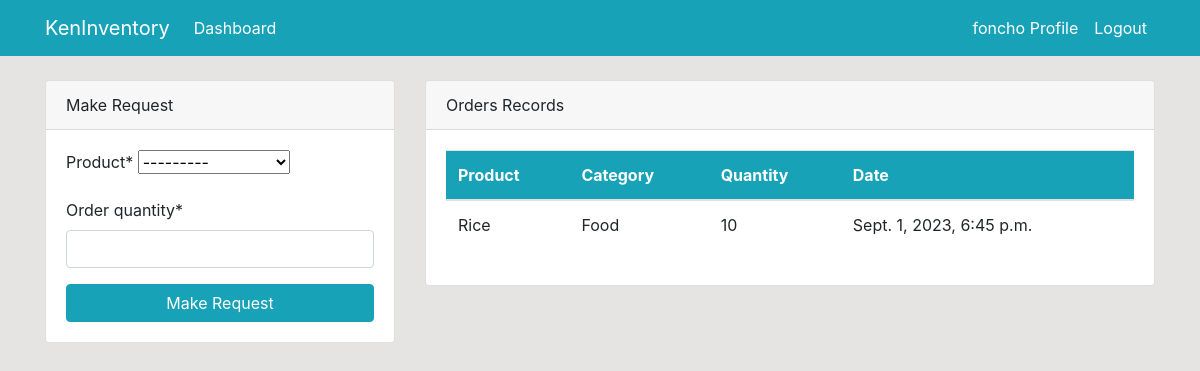
Before: /dashboard/ (signed in) with the older database file.
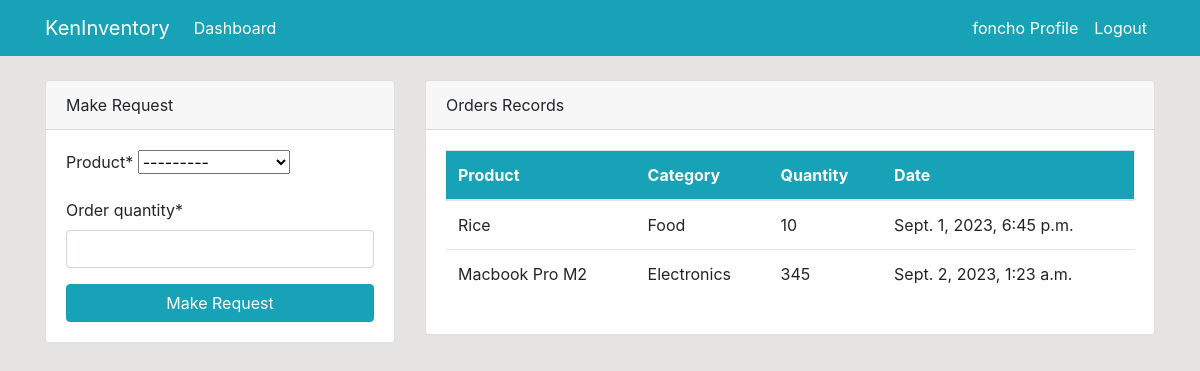
After: the same page with the newer database file.
### dashboard/models.py (models this page shows, shortened)
class Order(models.Model):
    product = models.ForeignKey(Product, on_delete=models.CASCADE, null=True)
    staff = models.ForeignKey(User, on_delete=models.CASCADE, null=True)
    order_quantity = models.PositiveSmallIntegerField(null=True)
    date = models.DateTimeField(auto_now_add=True, null=True)
    class Meta:
        verbose_name_plural = "Order"

class Product(models.Model):
    name = models.CharField(max_length=50, null=True)
    category = models.CharField(choices=CATEGORIES, max_length=20, null=True)
    quantity = models.PositiveSmallIntegerField(null=True)
    class Meta:
        verbose_name_plural = "Product"
    def __str__(self):
        return self.name

### dashboard/views.py (the view)
# urls.py: path("dashboard/", views.index, name="dashboard-index"),
@login_required
def index(request):
    orders = Order.objects.all()
    total_orders = orders.count()
    if request.method == "POST":
        form = OrderForm(request.POST)
        if form.is_valid():
            instance = form.save(commit=False)
            instance.staff = request.user
            instance.save()
            return redirect("dashboard-index")
    else:
        form = OrderForm()
    context = {"total_orders": total_orders, "orders": orders, "form": form}
    return render(request, "dashboard/index.html", context)

### dashboard/forms.py
class OrderForm(forms.ModelForm):
    class Meta:
        model = Order
        fields = ["product", "order_quantity"]

### templates/dashboard/index.html (shortened to what the changed rows need)
{% extends 'partials/base.html' %}
{% block content %}
{% if user.is_authenticated and user.is_staff and user.is_superuser %}
{% include 'partials/topnav.html' %}
<div class="container">
    <div class="row my-5">
        <div class="col-md-6">
            <div class="bg-white">
                <canvas id="myChart1" width="400" height="300"></canvas>
                <script>
                    var ctx = document.getElementById('myChart1').getContext('2d');
                    var myChart1 = new Chart(ctx, {
                        type: 'pie',
                        data: {
                            labels: ['Red', 'Blue', 'Yellow', 'Green', 'Purple', 'Orange'],
                            datasets: [{
                                label: 'Products',
                                data: [12, 19, 3, 5, 2, 3],
                                backgroundColor: [
                                    'rgba(255, 99, 132, 1)',
                                    'rgba(54, 162, 235, 1)',
                                    'rgba(255, 206, 86, 1)',
                                    'rgba(75, 192, 192, 1)',
                                    'rgba(153, 102, 255, 1)',
                                    'rgba(255, 159, 64, 1)'
                                ],
                                borderColor: [
                                    'rgba(255, 99, 132, 1)',
                                    'rgba(54, 162, 235, 1)',
                                    'rgba(255, 206, 86, 1)',
                                    'rgba(75, 192, 192, 1)',
                                    'rgba(153, 102, 255, 1)',
                                    'rgba(255, 159, 64, 1)'
                                ],
                                borderWidth: 1
                            }]
                        },
                        options: {
                            scales: {
                                yAxes: [{
                                    ticks: {
                                        beginAtZero: true
                                    }
                                }]
                            }
                        }
                    });
                </script>
            </div>
        </div>
        <div class="col-md-6">
            <div class="bg-white">
                <canvas id="myChart" width="400" height="300"></canvas>
                <script>
                    var ctx = document.getElementById('myChart').getContext('2d');
                    var myChart = new Chart(ctx, {
                        type: 'bar',
                        data: {
                            labels: ['Red', 'Blue', 'Yellow', 'Green', 'Purple', 'Orange'],
                            datasets: [{
                                label: 'Products',
                                data: [12, 19, 3, 5, 2, 3],
                                backgroundColor: [
                                    'rgba(255, 99, 132, 1)',
                                    'rgba(54, 162, 235, 1)',
                                    'rgba(255, 206, 86, 1)',
                                    'rgba(75, 192, 192, 1)',
                                    'rgba(153, 102, 255, 1)',
                                    'rgba(255, 159, 64, 1)'
                                ],
                                borderColor: [
                                    'rgba(255, 99, 132, 1)',
                                    'rgba(54, 162, 235, 1)',
                                    'rgba(255, 206, 86, 1)',
                                    'rgba(75, 192, 192, 1)',
                                    'rgba(153, 102, 255, 1)',
                                    'rgba(255, 159, 64, 1)'
                                ],
                                borderWidth: 1
                            }]
                        },
                        options: {
                            scales: {
                                yAxes: [{
                                    ticks: {
                                        beginAtZero: true
                                    }
                                }]
                            }
                        }
                    });
                </script>
            </div>
        </div>
    </div>
</div>
{% elif user.is_authenticated and user.is_staff %}
{% include 'dashboard/staff_index.html' %}
{% elif user.is_authenticated %}
{% include 'dashboard/user_index.html' %}
{% endif %}
{% endblock %}

### templates/dashboard/staff_index.html (shortened to what this page needs)
{% load crispy_forms_tags %}
<div class="container">
    <div>
        <div class="row mt-4">
            <div class="col-md-4">
                <div class="card">
                    <div class="card-header">
                        Make Request
                    </div>
                    <div class="card-body">
                        <form method="POST">
                            {{ form|crispy }}
                            <input class="btn btn-info btn-block" type="submit" value="Make Request">
                        </form>
                    </div>
                </div>
            </div>
            <div class="col-md-8">
                <div class="card">
                    <div class="card-header">
                        Orders Records
                    </div>
                    <div class="card-body">
                        <table class="table bg-white">
                            <thead class="bg-info text-white">
                                <tr>
                                    <th scope="col">Product</th>
                                    <th scope="col">Category</th>
                                    <th scope="col">Quantity</th>
                                    <th scope="col">Date</th>
                                </tr>
                            </thead>
                            <tbody>
                                {% for order in orders %}
                                {% if order.staff == user %}
                                <tr>
                                    <td>{{ order.product }}</td>
                                    <td>{{ order.product.category }}</td>
                                    <td>{{ order.order_quantity }}</td>
                                    <td>{{ order.date }}</td>
                                </tr>
                                {% endif %}
                                {% endfor %}
                            </tbody>
                        </table>
                    </div>
                </div>
            </div>
        </div>
    </div>
</div>

Changed rows visible on the page:
added Order: product "Macbook Pro M2", product.category "Electronics", order_quantity "345", date "Sept. 2, 2023, 1:23 a.m."
